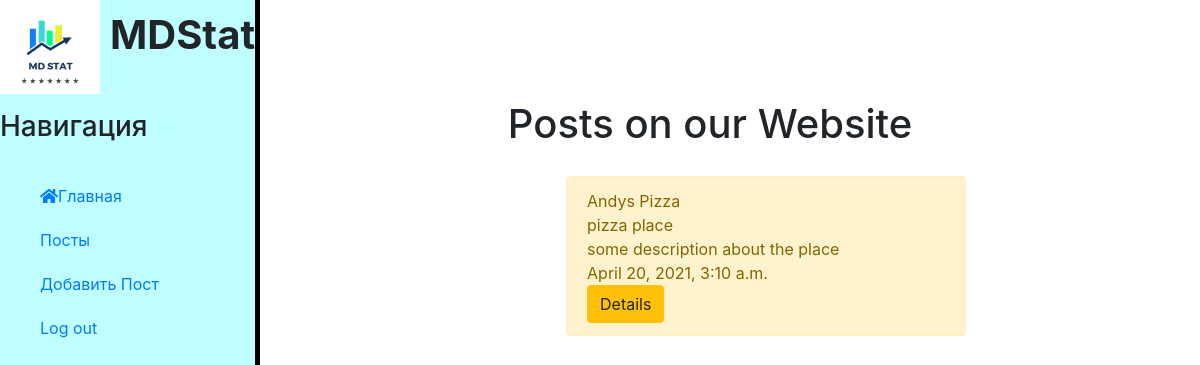
The page /posts/ (signed in) on the database its author committed.
### posts/models.py (models this page shows, shortened)
class Post(models.Model):
	title = models.CharField('Title',max_length=150, default='Title')
	anons = models.CharField('Anons',max_length=250)
	full_text = models.TextField('Text')
	author = models.ForeignKey(User, on_delete = models.CASCADE,  null = True)
	date = models.DateTimeField('Date',auto_now_add=True)
	class Meta:
		verbose_name = 'Post'
		verbose_name_plural = 'Posts'

### posts/views.py (the view)
# urls.py: path('', views.posts_home, name='posts_home'),
def posts_home(request):
	posts = Post.objects.order_by('-date')
	data = {
		'posts':posts,
	}
	return render(request,'posts/posts_home.html',data)

### posts/templates/posts/posts_home.html (shortened to what this page needs)
{% extends 'polls/detail.html' %}
{% block content %}
<div class="features">
	<h1>Posts on our Website</h1>
	{% if posts %}
		{% for post in posts %}
		<div class = "alert alert-warning">
			{{post.title}}<br>
			{{post.anons}}<br>
			{{post.full_text}}<br>
			{{post.date}}<br>
			<a href="{% url 'posts:post_details' post.id %}" class="btn btn-warning">Details</a>
		</div>
		{% endfor %}
	{% else %}
		<p>No posts yet!</p>
	{% endif %}
</body>
{% endblock %}

### polls/static/polls/css/main.css (style rules this page uses)
body { background: white; }
main .features { float: left; margin-top: 100px; text-align: center; width: 75%; }
.alert-warning { float: left; clear: both; width: 400px; margin: 20px 34%; text-align: left; }

### rows shown on the page
Post: title "Andys Pizza", anons "pizza place", full_text "some description about the place", date "April 20, 2021, 3:10 a.m."
